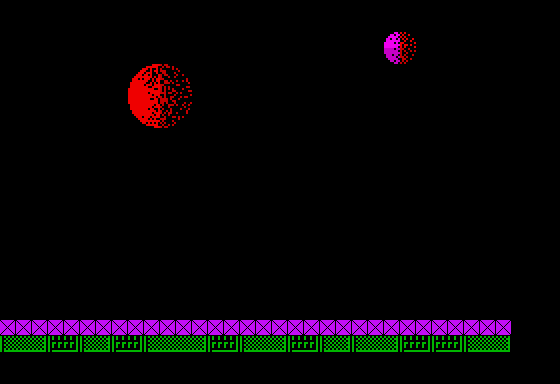

This is a level from a 2D game, rendered from its Tiled map with the project's own tilesets. A one-line summary and the map file follow, with tile-layer data summarised:
An orthogonal 35x24 tile map with 16x16 px tiles, 4 tile layers (Stars, Tile Layer 1, Tile Layer 2, Collision), 32 tilesets and 7 objects (2x incubator, 2x rocket, vitorc, ammo_pack, grenade_pack).

<map version="1.0" orientation="orthogonal" width="35" height="24" tilewidth="16" tileheight="16">
 <properties>
  <property name="background_color" value="#000000" />
  <property name="nextLevel" value="L02S17" />
 </properties>
 <tileset firstgid="1" name="tiles" tilewidth="16" tileheight="16">
  <image source="../images/tiles.gif" width="240" height="512" />
 </tileset>
 <tileset firstgid="481" name="metatiles" tilewidth="16" tileheight="16">
  <image source="../images/metatiles.gif" width="128" height="16" />
  <tile id="0">
   <properties>
    <property name="type" value="solid" />
   </properties>
  </tile>
 </tileset>
 <tileset firstgid="489" name="ship" tilewidth="176" tileheight="128">
  <image source="../images/ship.gif" width="176" height="128" />
 </tileset>
 <tileset firstgid="490" name="ship_fire" tilewidth="16" tileheight="32">
  <image source="../images/ship_fire.gif" width="48" height="128" />
 </tileset>
 <tileset firstgid="502" name="light" tilewidth="16" tileheight="16">
  <image source="../images/light.gif" width="128" height="32" />
 </tileset>
 <tileset firstgid="518" name="vitorc" tilewidth="48" tileheight="64">
  <image source="../images/vitorc.gif" width="528" height="64" />
 </tileset>
 <tileset firstgid="529" name="turret" tilewidth="96" tileheight="80">
  <image source="../images/turret.gif" width="96" height="80" />
 </tileset>
 <tileset firstgid="530" name="cocoon" tilewidth="80" tileheight="128">
  <image source="../images/cocoon.gif" width="80" height="128" />
 </tileset>
 <tileset firstgid="531" name="radar" tilewidth="80" tileheight="128">
  <image source="../images/radar.gif" width="80" height="128" />
 </tileset>
 <tileset firstgid="532" name="rocket" tilewidth="64" tileheight="96">
  <image source="../images/rocket.gif" width="64" height="96" />
 </tileset>
 <tileset firstgid="533" name="grenade_pack" tilewidth="32" tileheight="32">
  <image source="../images/grenade_pack.gif" width="32" height="32" />
 </tileset>
 <tileset firstgid="534" name="teleport" tilewidth="64" tileheight="96">
  <image source="../images/teleport.gif" width="512" height="96" />
 </tileset>
 <tileset firstgid="542" name="piston" tilewidth="48" tileheight="64">
  <image source="../images/piston.gif" width="48" height="64" />
 </tileset>
 <tileset firstgid="543" name="bubble" tilewidth="32" tileheight="32">
  <image source="../images/bubble.gif" width="96" height="192" />
 </tileset>
 <tileset firstgid="561" name="rocks" tilewidth="16" tileheight="16">
  <image source="../images/rocks.gif" width="512" height="48" />
 </tileset>
 <tileset firstgid="657" name="incubator" tilewidth="64" tileheight="96">
  <image source="../images/incubator.gif" width="64" height="96" />
 </tileset>
 <tileset firstgid="658" name="ammo_pack" tilewidth="32" tileheight="32">
  <image source="../images/ammo_pack.gif" width="32" height="32" />
 </tileset>
 <tileset firstgid="659" name="double_launcher" tilewidth="64" tileheight="48">
  <image source="../images/double_launcher.gif" width="64" height="48" />
 </tileset>
 <tileset firstgid="660" name="mine" tilewidth="32" tileheight="16">
  <image source="../images/mine.gif" width="32" height="16" />
 </tileset>
 <tileset firstgid="661" name="missile_guidance" tilewidth="64" tileheight="64">
  <image source="../images/missile_guidance.gif" width="64" height="64" />
 </tileset>
 <tileset firstgid="662" name="gate" tilewidth="16" tileheight="16">
  <image source="../images/gate.gif" width="176" height="144" />
 </tileset>
 <tileset firstgid="761" name="interceptor" tilewidth="32" tileheight="32">
  <image source="../images/interceptor.gif" width="96" height="192" />
 </tileset>
 <tileset firstgid="779" name="jellyfish" tilewidth="32" tileheight="32">
  <image source="../images/jellyfish.gif" width="96" height="192" />
 </tileset>
 <tileset firstgid="797" name="egg" tilewidth="16" tileheight="16">
  <image source="../images/egg.png" width="32" height="16" />
 </tileset>
 <tileset firstgid="799" name="waggon" tilewidth="64" tileheight="80">
  <image source="../images/waggon.gif" width="64" height="80" />
 </tileset>
 <tileset firstgid="800" name="combined_launcher_top" tilewidth="80" tileheight="32">
  <image source="../images/combined_launcher_top.gif" width="80" height="32" />
 </tileset>
 <tileset firstgid="801" name="combined_launcher_bottom" tilewidth="96" tileheight="32">
  <image source="../images/combined_launcher_bottom.gif" width="96" height="32" />
 </tileset>
 <tileset firstgid="802" name="square_light" tilewidth="16" tileheight="16">
  <image source="../images/square_light.gif" width="128" height="16" />
 </tileset>
 <tileset firstgid="810" name="discharge" tilewidth="64" tileheight="32">
  <image source="../images/discharge.gif" width="320" height="256" />
 </tileset>
 <tileset firstgid="850" name="fungus" tilewidth="48" tileheight="64">
  <image source="../images/fungus.gif" width="48" height="64" />
 </tileset>
 <tileset firstgid="851" name="louse" tilewidth="32" tileheight="32">
  <image source="../images/louse.gif" width="96" height="192" />
 </tileset>
 <tileset firstgid="869" name="beam" tilewidth="16" tileheight="256">
  <image source="../images/beam.gif" width="128" height="256" />
 </tileset>
 <layer name="Stars" width="35" height="24">
  <data>[840 cells, 0 non-empty, 0 distinct tile ids]</data>
 </layer>
 <objectgroup name="Object Layer 3" width="35" height="24" />
 <layer name="Tile Layer 1" width="35" height="24">
  <data>[840 cells, 84 non-empty, 21 distinct tile ids]</data>
 </layer>
 <objectgroup color="#a41e0c" name="Object Layer 1" width="35" height="24">
  <object name="vitorc" gid="518" x="0" y="320" />
  <object name="ammo_pack" gid="658" x="96" y="320" />
  <object name="incubator" gid="657" x="144" y="320" />
  <object name="incubator" gid="657" x="224" y="320" />
  <object name="grenade_pack" gid="533" x="448" y="320" />
  <object name="rocket" gid="532" x="304" y="320" />
  <object name="rocket" gid="532" x="368" y="320" />
 </objectgroup>
 <objectgroup name="Object Layer 2" width="35" height="24" />
 <layer name="Tile Layer 2" width="35" height="24">
  <data>[840 cells, 64 non-empty, 10 distinct tile ids]</data>
 </layer>
 <objectgroup name="Object Layer 4" width="35" height="24" />
 <layer name="Collision" width="35" height="24">
  <data>[840 cells, 32 non-empty, 1 distinct tile ids]</data>
 </layer>
</map>
